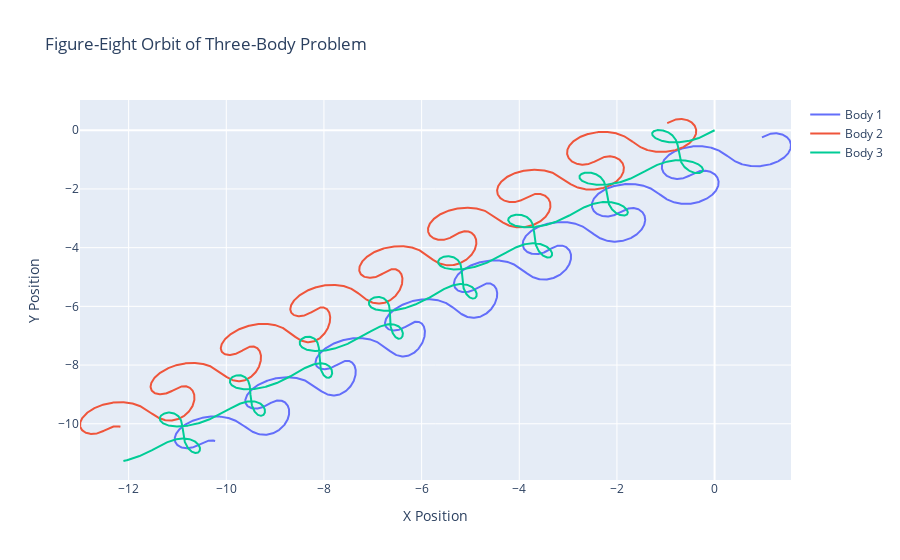

Notebook cell for this chart:
### Code cell
import numpy as np
import plotly.graph_objects as go

# Constants
G = 0.9  # Gravitational constant
m = 1.0  # Mass of each body
dt = 0.01  # Time step
steps = 5000  # Number of steps

# Initial positions and velocities for figure-eight orbit (from Chenciner & Montgomery 2000)
r1 = np.array([0.97000436, -0.24308753])
r2 = -r1
r3 = np.array([0.0, 0.0])

v1 = np.array([0.4662036850, 0.4323657300])
#v2 = 1.03*v1 # stable dynamic
v2 = v1 # figure 8
v3 = -2 * v1

# Initialize arrays to store trajectories
r1_traj, r2_traj, r3_traj = [], [], []

# Function to compute acceleration due to gravity
def acceleration(r_i, r_j):
    diff = r_j - r_i
    return G * m * diff / np.linalg.norm(diff)**3

# Simulation loop
for _ in range(steps):
    # Store current positions
    r1_traj.append(r1.copy())
    r2_traj.append(r2.copy())
    r3_traj.append(r3.copy())

    # Compute accelerations
    a1 = acceleration(r1, r2) + acceleration(r1, r3)
    a2 = acceleration(r2, r1) + acceleration(r2, r3)
    a3 = acceleration(r3, r1) + acceleration(r3, r2)

    # Update velocities
    v1 += a1 * dt
    v2 += a2 * dt
    v3 += a3 * dt

    # Update positions
    r1 += v1 * dt
    r2 += v2 * dt
    r3 += v3 * dt

# Convert trajectories to numpy arrays
r1_traj = np.array(r1_traj)
r2_traj = np.array(r2_traj)
r3_traj = np.array(r3_traj)

# Create plot
fig = go.Figure()
fig.add_trace(go.Scatter(x=r1_traj[:,0], y=r1_traj[:,1], mode='lines', name='Body 1'))
fig.add_trace(go.Scatter(x=r2_traj[:,0], y=r2_traj[:,1], mode='lines', name='Body 2'))
fig.add_trace(go.Scatter(x=r3_traj[:,0], y=r3_traj[:,1], mode='lines', name='Body 3'))
fig.update_layout(title='Figure-Eight Orbit of Three-Body Problem',
                  xaxis_title='X Position',
                  yaxis_title='Y Position',
                  showlegend=True)
#plt.axis("equal")

# Save plot
#fig.write_image("figure_eight_orbit.png")
#fig.write_json("figure_eight_orbit.json")

### Figure 1 — Plotly figure (JSON) as saved in the notebook; plotly's stock layout.template omitted (floating-point values rounded to 4 significant figures; data arrays with more than 128 entries replaced by an {"elided": "..."} marker saying what was removed)
{"data": [{"mode": "lines", "name": "Body 1", "type": "scatter", "x": {"elided": "5000 float values"}, "y": {"elided": "5000 float values"}}, {"mode": "lines", "name": "Body 2", "type": "scatter", "x": {"elided": "5000 float values"}, "y": {"elided": "5000 float values"}}, {"mode": "lines", "name": "Body 3", "type": "scatter", "x": {"elided": "5000 float values"}, "y": {"elided": "5000 float values"}}], "layout": {"showlegend": true, "title": {"text": "Figure-Eight Orbit of Three-Body Problem"}, "xaxis": {"title": {"text": "X Position"}}, "yaxis": {"title": {"text": "Y Position"}}}}
